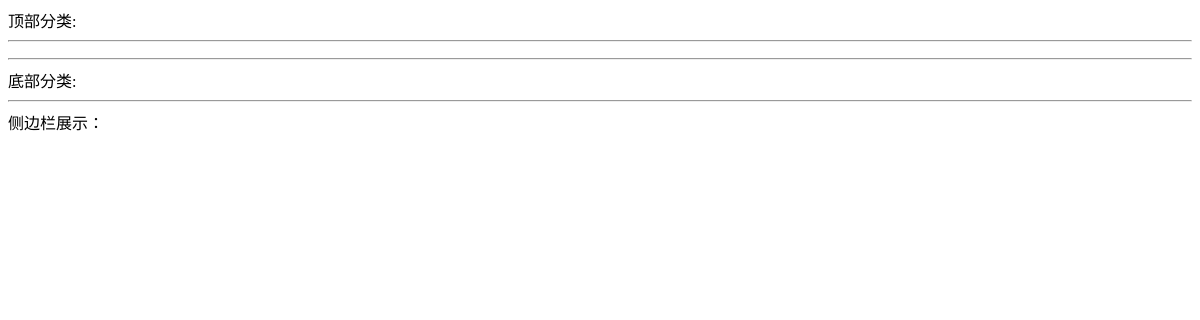
/, run on an earlier commit of the app's database.
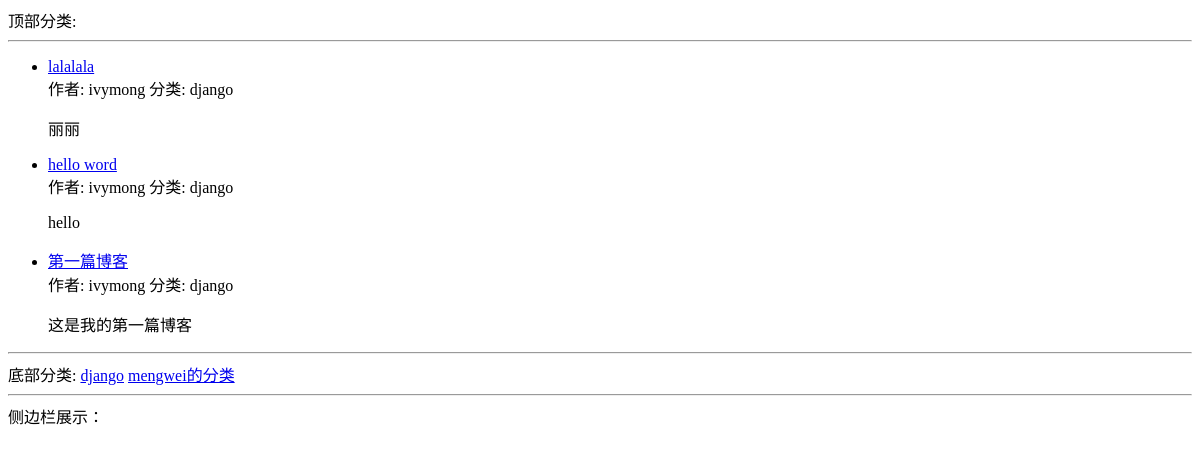
And on a later commit of the database.
### blog/models.py (models this page shows, shortened)
class Post(models.Model):
    STATUS_NORMAL = 1
    STATUS_DELETE = 0
    STATUS_DRAFT = 2
    STATUS_ITEMS = (
        (STATUS_NORMAL, '正常'),
        (STATUS_DELETE, '删除'),
        (STATUS_DRAFT, '草稿'),
    )
    title = models.CharField(max_length=255, verbose_name='标题')
    desc = models.CharField(max_length=1024, blank=True, verbose_name='摘要')
    content = models.TextField(verbose_name='正文', help_text = '正文必须为Markdown格式')
    status = models.PositiveIntegerField(default=STATUS_NORMAL, choices=STATUS_ITEMS, verbose_name='状态')
    category = models.ForeignKey(Category, verbose_name='分类')
    tag = models.ManyToManyField(Tag, verbose_name='标签')
    owner = models.ForeignKey(User, verbose_name='作者')
    created = models.DateTimeField(auto_now_add=True, verbose_name='创建时间')
    pv = models.PositiveIntegerField(default=1)
    uv = models.PositiveIntegerField(default=1)
    class Meta:
        verbose_name = verbose_name_plural = '文章'
        ordering = ['-id']  #根据id进行将序排列
    @classmethod
    def latest_posts(cls):
        queryset = cls.objects.filter(status=cls.STATUS_NORMAL)
        return queryset.order_by('-created')

class Category(models.Model):
    STATUS_NORMAL = 1
    STATUS_DELETE = 0
    STATUS_ITEMS = (
        (STATUS_NORMAL, '正常'),
        (STATUS_DELETE, '删除'),
    )
    name = models.CharField(max_length=50, verbose_name='名称')
    status = models.PositiveIntegerField(default=STATUS_NORMAL, choices=STATUS_ITEMS, verbose_name='状态')
    is_nav = models.BooleanField(default=False, verbose_name='是否为导航')
    owner = models.ForeignKey(User, verbose_name='作者')
    created = models.DateTimeField(auto_now_add=True, verbose_name='创建时间')
    class Meta:
        verbose_name = verbose_name_plural = '分类'
    @classmethod
    def get_nav(cls):
        categorys = cls.objects.filter(status=cls.STATUS_NORMAL)
        nav_categorys = []
        normal_categorys = []
        for category in categorys:
            if category.is_nav:
                nav_categorys.append(category)
            else:
                normal_categorys.append(category)
        return {
            'navs': nav_categorys,
            'normals': normal_categorys
        }

### blog/views.py (the view)
# urls.py: url(r'^$', post_list, name='post_list'),
def post_list(request, category_id=None, tag_id=None):
    tag = None
    category = None
    if tag_id:
        post_list, tag = Post.get_by_tag(tag_id)
    elif category_id:
        post_list, category = Post.get_by_category(category_id)
    else:
        post_list = Post.latest_posts()
    context = {
        'category':category,
        'tag':tag,
        'post_list':post_list,
        'sidebars': SideBar.get_all()
    }
    context.update(Category.get_nav())
    return render(request, 'blog/list.html', context=context)

### config/models.py (called while the page is built)
    @classmethod
    def get_all(cls):
        return cls.objects.filter(status=cls.STATUS_SHOW)

### eleveilblog/templates/blog/list.html (shortened to what this page needs)
{% extends "./base.html" %}
{% block main %}
    <ul>
        {% for post in post_list %}
            <li>
                <a href="{% url 'post_detail' post.id %}">{{ post.title }}</a>
                <div>
                    <span>作者: {{ post.owner.username }}</span>
                    <span>分类: {{ post.category.name }}</span>
                </div>
                <p>{{ post.desc }}</p>
            </li>
        {% endfor %}
    </ul>
{% endblock %}

### eleveilblog/templates/blog/base.html (shortened to what this page needs)
<!DOCTYPE html>
<html>
<head>
<link href="" rel="stylesheet">
</head>
<body>
    <div>
        顶部分类:
    </div>
    <hr>
    {% block main %}
    {% endblock %}
    <hr>
    <div>
        底部分类:
        {% for cate in normals %}
            <a href="/category/{{ cate.id }}/">{{ cate.name }}</a>
        {% endfor %}
    </div>
    <hr>
    <div>
        侧边栏展示：
    </div>
</body>
</html>

What changed in the data, as far as the page shows it:
added Post: title "lalalala", owner.username "ivymong", category.name "django", desc "丽丽"
added Post: title "hello word", owner.username "ivymong", category.name "django", desc "hello"
added Post: title "第一篇博客", owner.username "ivymong", category.name "django", desc "这是我的第一篇博客"
added Category: name "django"
added Category: name "mengwei的分类"
